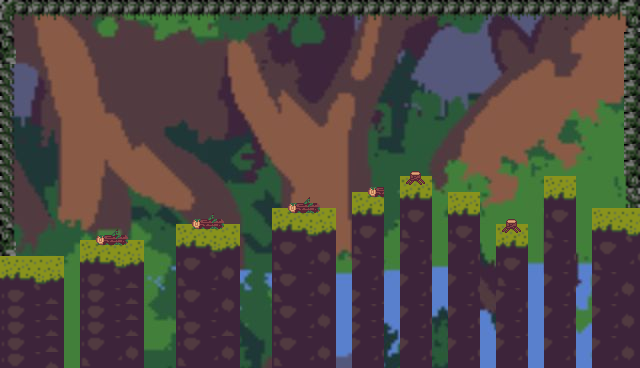

This is a level from a 2D game, rendered from its Tiled map with the project's own tilesets. A one-line summary and the map file follow, with tile-layer data summarised:
An orthogonal 40x23 tile map with 16x16 px tiles, 3 tile layers (Tile Layer 1, Tile Layer 2, Tile Layer 3), 4 tilesets.

<map version="1.10" tiledversion="1.11.0" orientation="orthogonal" renderorder="right-down" width="40" height="23" tilewidth="16" tileheight="16" infinite="0" nextlayerid="4" nextobjectid="1">
 <tileset firstgid="1" source="Swamp.tsx" />
 <tileset firstgid="8041" source="tiles.tsx" />
 <tileset firstgid="8283" source="Mossy Log.tsx" />
 <tileset firstgid="8287" source="Deadtree.tsx" />
 <layer id="1" name="Tile Layer 1" width="40" height="23">
  <data>[920 cells, 920 non-empty, 920 distinct tile ids]</data>
 </layer>
 <layer id="2" name="Tile Layer 2" width="40" height="23">
  <data>[920 cells, 381 non-empty, 27 distinct tile ids]</data>
 </layer>
 <layer id="3" name="Tile Layer 3" width="40" height="23">
  <data>[920 cells, 22 non-empty, 8 distinct tile ids]</data>
 </layer>
</map>